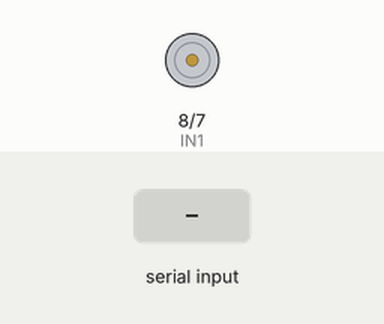
Recording of a sketch running on a simulated Arduino Uno, built with avr-gcc and run on an emulated ATmega328P. Shown: motor-driver pin pairs drawn as motors (green arrow = first pin HIGH = forward, orange = second pin HIGH = backward, longer = more drive, scaled by the enable pin). The test bench sets the inputs (shaded band). What the sketch prints to the serial monitor is not drawn.

Above: at 13.3 s.
13.4 s: "90,45\n" received over Serial
At 14.1 s:
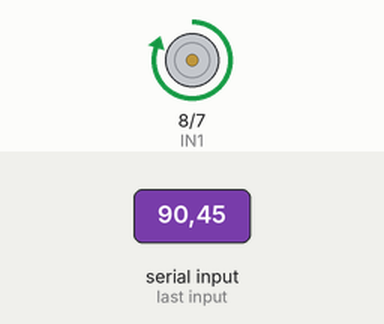
14.9 s: "0\n" received over Serial
At 16.1 s:
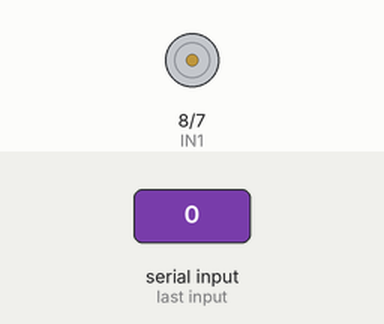
16.4 s: "90\n" received over Serial
At 17.4 s:
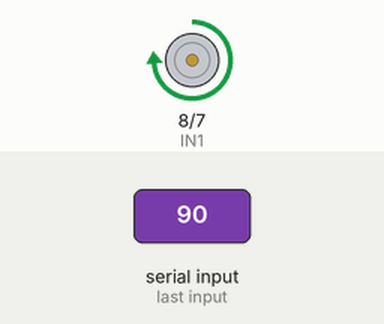
Timing chart, 0 to 19.4 s (numbered marks = the images above; inputs shaded):
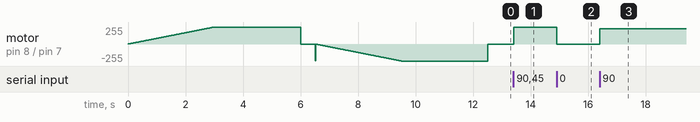

Measured:
- after the input at 13.4 s, motor on pin 8 (IN1) / pin 7 (IN2): stopped → forward 254/255 at once
- after the input at 14.9 s, motor on pin 8 (IN1) / pin 7 (IN2): forward 254/255 → stopped at once
- after the input at 16.4 s, motor on pin 8 (IN1) / pin 7 (IN2): stopped → forward 229/255 at once

The sketch:

task5-2.ino
```cpp
#define IN1 8
#define IN2 7
#define ENA 3
unsigned int record=0;
unsigned int mode=0;
unsigned int phase=0;
unsigned int value=0;

void setup() {
  Serial.begin(9600);
  pinMode(IN1, OUTPUT);
  pinMode(IN2, OUTPUT);
  pinMode(ENA, OUTPUT);
  digitalWrite(IN1, LOW);
  digitalWrite(IN2, LOW);
  analogWrite(ENA, 0);
  record=millis();
  Serial.println("电机自动控制启动");
  Serial.println("开始正方向加速");
}

void loop() {
  phase=millis()-record;
  switch(mode){
    case 0:
      if(phase<3000){
        int speed=map(phase, 0, 3000, 0, 255);
        analogWrite(ENA, speed);
        digitalWrite(IN1, HIGH);
        digitalWrite(IN2, LOW);
      }
      else{
        record=millis();
        mode++;
        Serial.println("加速完毕，开始正方向匀速");
      }
      break;
    case 1:
      if(phase<3000) analogWrite(ENA, 255);
      else{
        record=millis();
        mode++;
        analogWrite(ENA, 0);
        Serial.println("换向");
      }
      break;
    case 2:
      if(phase>=500){
        record=millis();
        mode++;
        Serial.println("开始反方向加速");
      }
      break;
    case 3:
      if(phase<3000){
        int speed=map(phase, 0, 3000, 0, 255);
        analogWrite(ENA, speed);
        digitalWrite(IN1, LOW);
        digitalWrite(IN2, HIGH);
      }
      else{
        record=millis();
        mode++;
        Serial.println("加速完毕，开始反方向匀速");
      }
      break;
    case 4:
      if(phase<3000) analogWrite(ENA, 255);
      else{
        record=millis();
        mode++;
        analogWrite(ENA, 0);
        Serial.println("进入串口调试模式");
        Serial.println("请输入占空比(%): ");
      }
      break;
    case 5:
      if(Serial.available()>0){
        String input=Serial.readStringUntil('\n');
        value=input.toInt();
        if(value>=0 && value<=100){
          int pwmvalue = map(value, 0, 100, 0, 255);
          digitalWrite(IN1, HIGH);
          digitalWrite(IN2, LOW);
          analogWrite(ENA, pwmvalue);
          Serial.print("设置占空比为: ");
          Serial.print(value);
          Serial.println("%");
        }
        else Serial.println("Input Error!");
      }
  }
}
```
